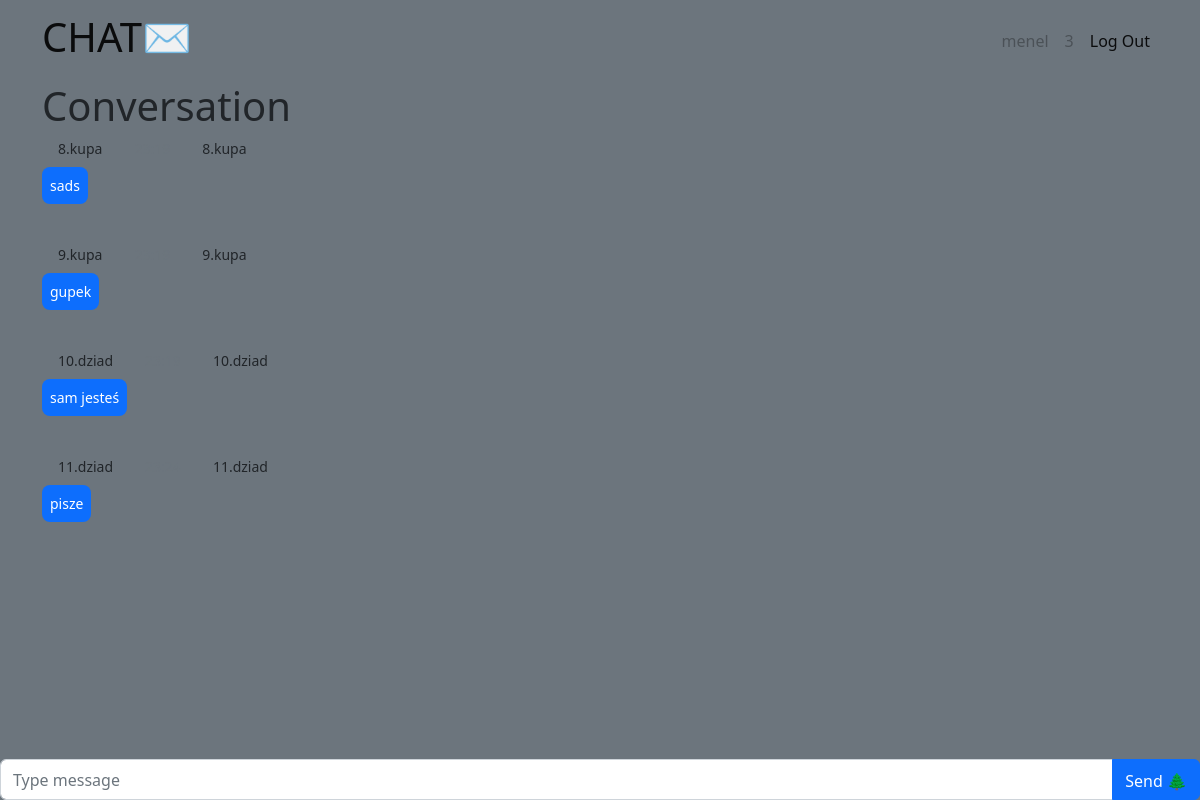
Screenshot of /conv/6 (signed in) with the database file from the repository.
### tables this page shows
CREATE TABLE user (
    id INTEGER PRIMARY KEY AUTOINCREMENT,
    nickname TEXT UNIQUE NOT NULL,
    username TEXT UNIQUE NOT NULL,
    password TEXT NOT NULL
);

CREATE TABLE message (
    id INTEGER PRIMARY KEY AUTOINCREMENT,
    author TEXT NOT NULL,
    value TEXT NOT NULL,
    date DATETIME NOT NULL,
    conv INTEGER
);

### chat/conv.py (the view, shortened to what this page needs)
@bp.route('/conv/<id>', methods=('GET', 'POST'))
@login_required
def conversation(id):
    db = get_db()
    messages = []
    try:
        messages = db.execute(
            f'SELECT * FROM message WHERE conv = {id}'
        ).fetchall()
        messages = messages[-50:]
        messages = [{k: item[k] for k in item.keys()} for item in messages]
    except Exception:
        pass
    for i in messages:
        i['date'] = datetime.strptime(i['date'], "%Y-%m-%d %H:%M:%S.%f")
        if i['date'] + timedelta(days=1) < datetime.now():
            i['date'] = datetime.strftime(i['date'], "%Y-%m-%d %H:%M")
        else:
            i['date'] = datetime.strftime(i['date'], "%H:%M")
        print(i['date'])
    user = -1
    uid = g.user['id']
    try:
        item = messages[-1]
        t = item['cuser']
        if item['cuser'] == uid:
            t = item['suser']
        user = db.execute(
                f'SELECT nickname FROM user WHERE id = {t}'
        ).fetchall()
        user = user[0]['nickname']
    except Exception:
        pass
    return render_template('chat/conversation.html', messages = messages, user=user, conv=id)

### chat/auth.py (called while the page is built)
@bp.before_app_request
def load_logged_in_user():
    user_id = session.get('user_id')
    if user_id is None:
        g.user = None
    else:
        g.user = get_db().execute(
            'SELECT * FROM user WHERE id = ?', (user_id,)
        ).fetchone()

def login_required(view):
    @functools.wraps(view)
    def wrapped_view(**kwargs):
        if g.user is None:
            return redirect(url_for('auth.login'))
        return view(**kwargs)
    return wrapped_view

### chat/db.py (called while the page is built)
def get_db():
    if 'db' not in g:
        g.db = sqlite3.connect(
            current_app.config['DATABASE'],
            detect_types=sqlite3.PARSE_DECLTYPES
        )
        g.db.row_factory = sqlite3.Row
    return g.db

### chat/templates/chat/conversation.html (shortened to what this page needs)
{% extends 'base.html' %}
{% block header %}
<h1>{% block title %}Conversation{% endblock %}</h1>
{% endblock %}
{% block content %}
<div class="row d-flex justify-content-center">
  {% for msg in messages %}
  <div class="d-flex {% if msg['author'] == g.user['nickname'] %}justify-content-end {% else %} justify-content-start{% endif %}">
    {% if msg['author'] == g.user['nickname'] %}
    <p class="small px-3 mb-1 text-muted">{{ msg['date'] }}</p>
      {% if msg['author'] == g.user['nickname'] %}
        <a class="small px-3 mb-1 card-link" href="{{ url_for('conv.delete', conv=conv, id=msg['id']) }}">🗑</a>
        <a class=" small px-3 mb-1 card-link" href="{{ url_for('conv.edit', conv=conv, id=msg['id']) }}">🖊</a>
      {% endif %}
    <p class="small px-3 mb-1">{{ msg['id'] }}.{{ msg['author'] }}</p>
    {% else %}
    <p class="small px-3 mb-1">{{ msg['id'] }}.{{ msg['author'] }}</p>
    <p class="small px-3 mb-1 text-muted">{{ msg['date'] }}</p>
    {% endif %}
    <p class="small px-3 mb-1">{{ msg['id'] }}.{{ msg['author'] }}</p>
  </div>
  <div
    class="d-flex flex-row {% if msg['author'] == g.user['nickname'] %}justify-content-end {% else %} justify-content-start{% endif %} mb-4 pt-1">
    <div>
      <p class="small p-2 me-3 mb-3 text-white rounded-3 {% if msg['author'] == g.user['nickname'] %}bg-primary {% else %} bg-primary{% endif %}">{{ msg['value'] }}</p>
    </div>
  </div>
  {% endfor %}
  </div>
  <form method="post" class="fixed-bottom">
    <div class="input-group mb-0">
      <input name="message" id="message" class="form-control" placeholder="Type message" value="{{ request.form['message'] }}" required></input>
      <button class="btn btn-primary" type="submit" id="button-addon2" style="padding-top: .55rem;">
        Send 🌲
      </button>
    </div>
  </form>
{% endblock %}

### chat/templates/base.html (shortened to what this page needs)
<!doctype html>
<head>
  <link href="https://cdn.jsdelivr.net/npm/bootstrap@5.2.3/dist/css/bootstrap.min.css" rel="stylesheet"
>
</head>
<body class="bg-secondary">
  <nav class="navbar navbar-expand sticky-top navbar-stick-top bg-secondary">
    <div class="container container-fluid">
      <a class="navbar-brand" href="{{ url_for('conv.index') }}">
        <h1>CHAT✉</h1>
      </a>
      <div class="d-flex flex-row-reverse">
        <ul class="navbar-nav">
          {% if g.user %}
          <li class="nav-item">
            <a class="nav-link disabled" aria-current="page" href="#">{{ g.user['username'] }}</a>
          </li>
          <li class="nav-item">
            <a class="nav-link disabled" href="#">{{ g.user['id'] }}</a>
          </li>
          <li class="nav-item">
            <a class="nav-link active" href="{{ url_for('auth.logout') }}">Log Out</a>
          </li>
          {% endif %}
        </ul>
      </div>
    </div>
  </nav>
  <div class="container">
    <header>
      {% block header %}{% endblock %}
    </header>
    {% block content %}{% endblock %}
  </div>
</body>

### rows the page displays
user: user.username "menel", user.id "3"
message: id "8", author "kupa", value "sads"
message: id "9", author "kupa", value "gupek"
message: id "10", author "dziad", value "sam jesteś"
message: id "11", author "dziad", value "pisze"
